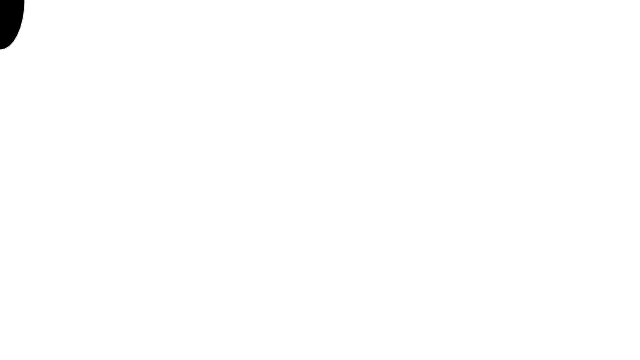
Frame 1 (no input)
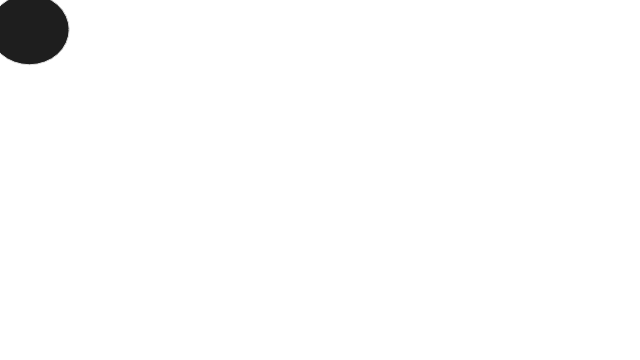
Frame 60 (no input)
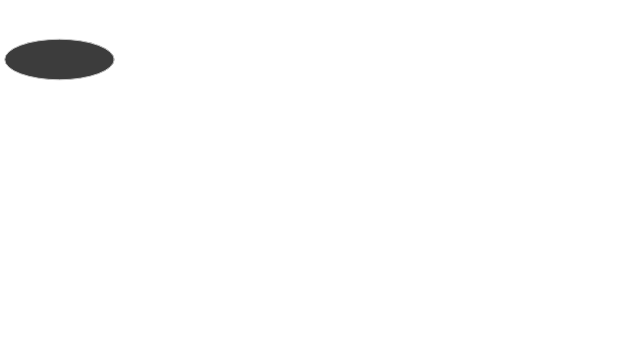
Frame 120 (the mouse pressed at the canvas centre since frame 60)

The p5.js sketch that drew these frames (run headless with seeded random() and noise() and a simulated clock; from frame 60 on, the mouse is pressed at the canvas centre):

// p5.js sketch
// ── sketch.js
// Learning Processing
// Daniel Shiffman
// http://www.learningprocessing.com

// Example 4-4: Many variables

// We've got 8 variables now!  All  of type float.
var circleX = 0;
var circleY = 0;
var circleW = 50;
var circleH = 100;
var circleStroke = 255;
var circleFill = 0;
var backgroundColor = 255;
var change = 0.5;

// Your basic setup
function setup() {
  createCanvas(640,360);
}

function draw() {
  // Draw the background and the ellipse
  // Variables are used for everything: background, stroke, fill, location, and size.
  background(backgroundColor);
  stroke(circleStroke);
  fill(circleFill);
  ellipse(circleX,circleY,circleW,circleH);

  // Change the values of all variables
  // The variable change is used to increment and decrement the other variables.
  circleX = circleX + change;
  circleY = circleY + change;
  circleW = circleW + change;
  circleH = circleH - change;
  circleStroke = circleStroke - change;
  circleFill = circleFill + change;
}
